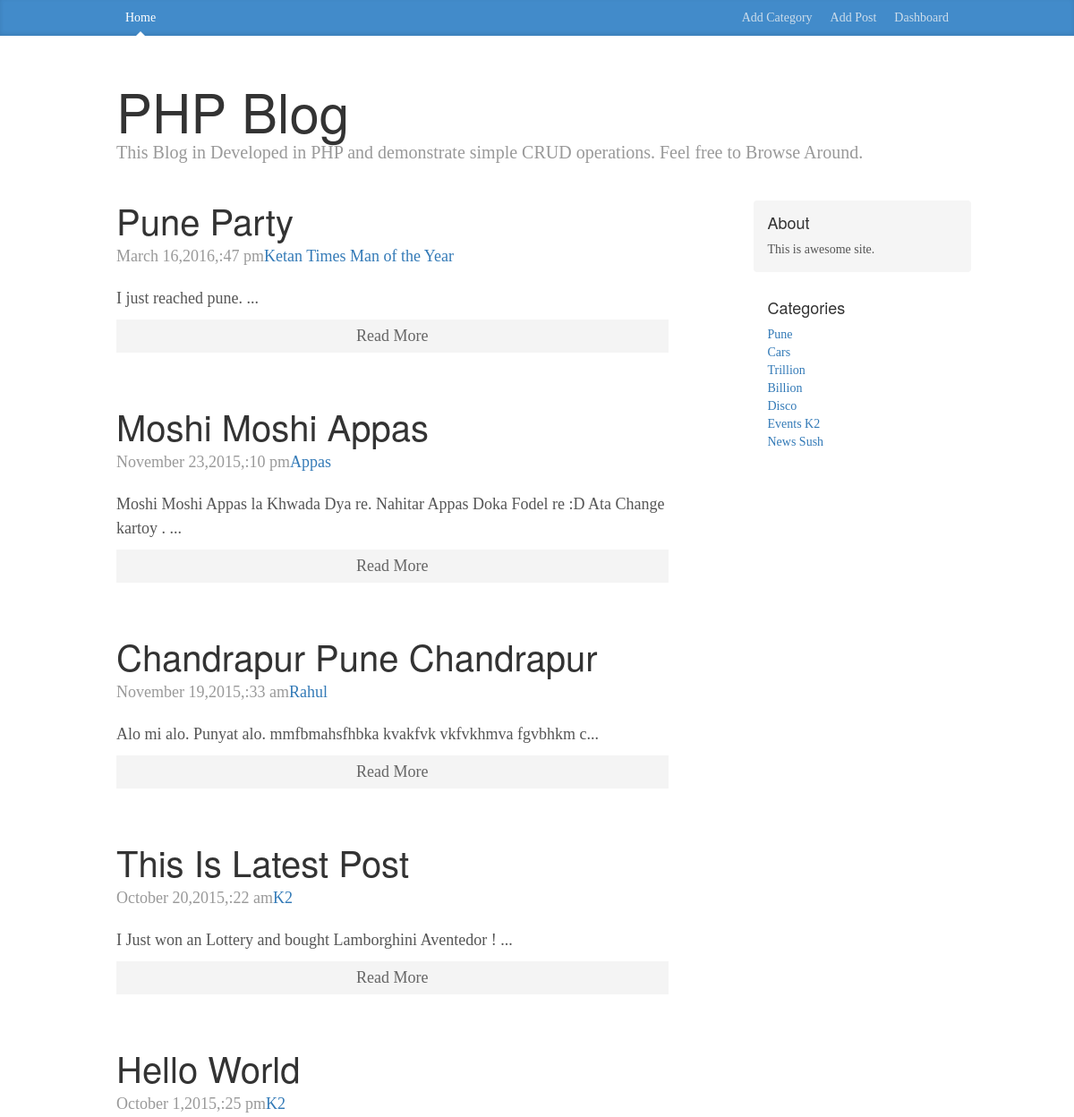
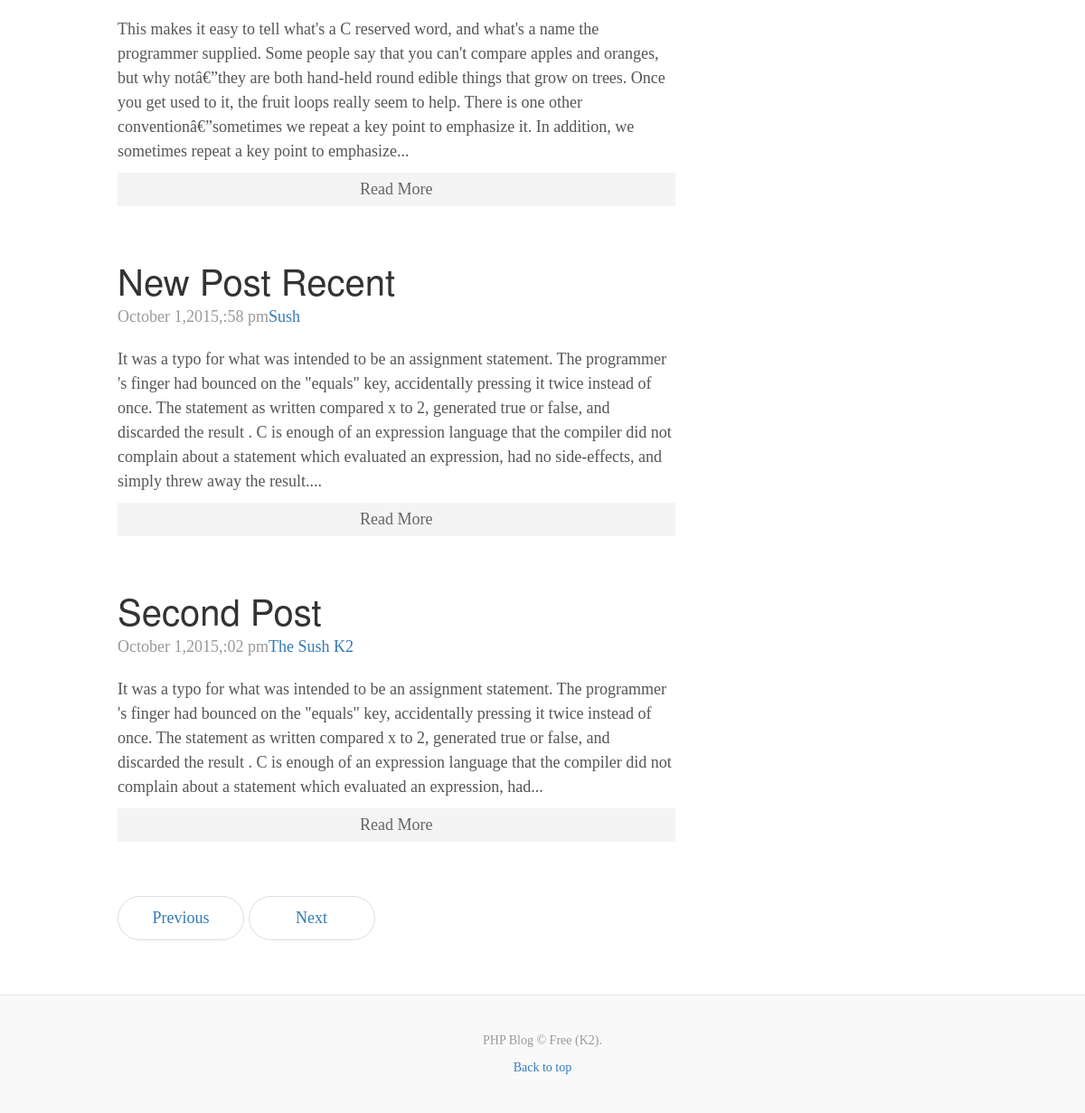
The page / on the database its author committed (2 pictures, top to bottom).
### tables this page shows
CREATE TABLE IF NOT EXISTS `posts` (
  `id` int(11) NOT NULL AUTO_INCREMENT,
  `category` int(11) NOT NULL,
  `title` varchar(255) NOT NULL,
  `body` text NOT NULL,
  `author` varchar(255) NOT NULL,
  `tags` varchar(255) NOT NULL,
  `date` timestamp NOT NULL DEFAULT CURRENT_TIMESTAMP,
  PRIMARY KEY (`id`)
);

CREATE TABLE IF NOT EXISTS `categories` (
  `id` int(11) NOT NULL AUTO_INCREMENT,
  `name` varchar(255) NOT NULL,
  PRIMARY KEY (`id`)
);

### libs/Database.php (called while the page is built, shortened)
<?php
class Database{
    public $host=DB_HOST;
    public $username=DB_USER;
    public $password=DB_PASS;
    public $db_name=DB_NAME;
    public $link;
    private function connect(){
            $this->link=new mysqli($this->host,$this->username,$this->password,$this->db_name);
        }
    public function select($query){
        $result = $this->link->query($query) or die($this->link->connect_error.__LINE__);
        if($result->num_rows>0){
            return $result;
        }
        else{
            return false;
        }
    }
}

### helpers/format_helper.php (called while the page is built)
<?php
    function formatDate($date){
        return date('F j,Y,:i a',strtotime($date));
    }
    function shortenText($text,$chars=450){
        $text= $text." ";
        $text = substr($text,0,$chars);
        $text = substr($text, 0, strrpos($text,' '));
        $text = $text."...";
        return $text;
    }

### config/config.php (called while the page is built, shortened)
<?php
$site_disc="This is awesome site.";
?>

### index.php (the view)
<?php include 'config/config.php'; ?>
<?php include 'libs/Database.php'; ?>
<?php include 'helpers/format_helper.php';?>
<?php include 'includes/header.php';?>
<?php
    $db = new Database();
    $query = "SELECT *FROM `posts` ORDER BY id DESC";
    $posts = $db->select($query);
    $query = "SELECT * FROM `categories` ORDER BY id DESC";
    $cats = $db->select($query);
    ?>
    <?php if($posts): ?>
      <div class="blog-header">
        <h1 class="blog-title">PHP Blog</h1>
        <p class="lead blog-description">This Blog in Developed in PHP and demonstrate simple CRUD operations. Feel free to Browse Around.</p>
      </div>
      <div class="row">
        <div class="col-sm-8 blog-main">
        <?php while($row=$posts->fetch_assoc()):?>
          <div class="blog-post">
            <h2 class="blog-post-title"><?php echo $row['title'];?></h2>
            <p class="blog-post-meta"><?php echo formatDate($row['date']) ;?><a href="#"><?php echo $row['author']; ?></a></p>
                <?php echo shortenText($row['body']);?>
            <a class="readmore" href="post.php?id=<?php  echo urlencode($row['id']);?>">Read More</a>
          </div>
        <?php endwhile;?>
          <nav>
            <ul class="pager">
              <li><a href="#">Previous</a></li>
              <li><a href="#">Next</a></li>
            </ul>
          </nav>
        </div>
           <div class="col-sm-3 col-sm-offset-1 blog-sidebar">
          <div class="sidebar-module sidebar-module-inset">
            <h4>About</h4>
          <p><?php echo $site_disc;?></p>
          </div>
          <div class="sidebar-module">
            <?php if($cats):?>
            <h4>Categories</h4>
            <ol class="list-unstyled">
            <?php while($row=$cats->fetch_assoc()): ?>
             <li><a href="posts.php?category=<?php echo $row['id'];?>"><?php echo $row['name'];?></a></li>
            <?php endwhile; ?>
            </ol>
            <?php else:?>
                <p>No Categories</p>
            <?php endif;?>
          </div>
        </div>
      </div>
      <?php else:?>
        <p>No posts.</p>
      <?php endif;?>
<?php include 'includes/footer.php';?>

### includes/header.php (shortened to what this page needs)
<!DOCTYPE html>
<html lang="en">
  <head>
    <link href="css/bootstrap.min.css" rel="stylesheet">
    <link href="css/blog.css" rel="stylesheet">
  </head>
  <body>
    <div class="blog-masthead">
      <div class="container">
        <nav class="blog-nav">
          <a class="blog-nav-item active" href="index.php">Home</a>
          <a class="blog-nav-item pull-right" href="admin/index.php">Dashboard</a>
          <a class="blog-nav-item pull-right" href="admin/add_posts.php">Add Post</a>
          <a class="blog-nav-item pull-right" href="admin/add_category.php">Add Category</a>
        </nav>
      </div>
    </div>
    <div class="container">

### includes/footer.php (shortened to what this page needs)
    </div>
    <footer class="blog-footer">
      <p>PHP Blog &copy; Free (K2).</p>
      <p>
        <a href="#">Back to top</a>
      </p>
    </footer>
</body>
</html>

### css/blog.css (style rules this page uses)
body { font-family: Georgia, "Times New Roman", Times, serif; color: #555; }
h1, .h1, h2, .h2, h3, .h3, h4, .h4, h5, .h5, h6, .h6 { margin-top: 0; font-family: "Helvetica Neue", Helvetica, Arial, sans-serif; font-weight: normal; color: #333; }
@media (min-width: 1200px) { .container { width: 970px; } }
.blog-masthead { background-color: #428bca; -webkit-box-shadow: inset 0 -2px 5px rgba(0,0,0,.1); box-shadow: inset 0 -2px 5px rgba(0,0,0,.1); }
.blog-nav-item { position: relative; display: inline-block; padding: 10px; font-weight: 500; color: #cdddeb; }
.blog-nav .active { color: #fff; }
.blog-nav .active:after { position: absolute; bottom: 0; left: 50%; width: 0; height: 0; margin-left: -5px; vertical-align: middle; content: " "; border-right: 5px solid transparent; border-bottom: 5px solid; border-left: 5px solid transparent; }
.blog-header { padding-top: 20px; padding-bottom: 20px; }
.blog-title { margin-top: 30px; margin-bottom: 0; font-size: 60px; font-weight: normal; }
.blog-description { font-size: 20px; color: #999; }
.blog-main { font-size: 18px; line-height: 1.5; }
.sidebar-module { padding: 15px; margin: 0 -15px 15px; }
.sidebar-module-inset { padding: 15px; background-color: #f5f5f5; border-radius: 4px; }
.sidebar-module-inset p:last-child, .sidebar-module-inset ul:last-child, .sidebar-module-inset ol:last-child { margin-bottom: 0; }
.pager { margin-bottom: 60px; text-align: left; }
.pager > li > a { width: 140px; padding: 10px 20px; text-align: center; border-radius: 30px; }
.blog-post { margin-bottom: 60px; }
.blog-post-title { margin-bottom: 5px; font-size: 40px; }
.blog-post-meta { margin-bottom: 20px; color: #999; }
.blog-footer { padding: 40px 0; color: #999; text-align: center; background-color: #f9f9f9; border-top: 1px solid #e5e5e5; }
.blog-footer p:last-child { margin-bottom: 0; }
.readmore { display: block; text-align: center; padding:5px; background: #f4f4f4; margin-top:10px; color:#666; }

### rows shown on the page
posts: title "Pune Party", date "March 16,2016,:47 pm", author "Ketan Times Man of the Year", body "I just reached pune. ..."
posts: title "Moshi Moshi Appas", date "November 23,2015,:10 pm", author "Appas", body "Moshi Moshi Appas la Khwada Dya re. Nahitar Appas Doka Fodel re :D Ata Change kartoy . ..."
posts: title "Chandrapur Pune Chandrapur", date "November 19,2015,:33 am", author "Rahul", body "Alo mi alo. Punyat alo. mmfbmahsfhbka kvakfvk vkfvkhmva fgvbhkm c..."
posts: title "This Is Latest Post", date "October 20,2015,:22 am", author "K2", body "I Just won an Lottery and bought Lamborghini Aventedor ! ..."
posts: title "Hello World", date "October 1,2015,:25 pm", author "K2", body "This makes it easy to tell what's a C reserved word, and what's a name the programmer supplied. Some people say that you can't compare apples and oranges, but why notâ€”they are both hand-held round edible things that grow on trees. Once you get used to it, the fruit loops really seem to help. There is one other conventionâ€”sometimes we repeat a key point to emphasize it. In addition, we sometimes repeat a key point to emphasize..."
posts: title "New Post Recent", date "October 1,2015,:58 pm", author "Sush", body "It was a typo for what was intended to be an assignment statement. The programmer 's finger had bounced on the \"equals\" key, accidentally pressing it twice instead of once. The statement as written compared x to 2, generated true or false, and discarded the result . C is enough of an expression language that the compiler did not complain about a statement which evaluated an expression, had no side-effects, and simply threw away the result...."
posts: title "Second Post", date "October 1,2015,:02 pm", author "The Sush K2", body "It was a typo for what was intended to be an assignment statement. The programmer 's finger had bounced on the \"equals\" key, accidentally pressing it twice instead of once. The statement as written compared x to 2, generated true or false, and discarded the result . C is enough of an expression language that the compiler did not complain about a statement which evaluated an expression, had..."
categories: name "Pune"
categories: name "Cars"
categories: name "Trillion"
categories: name "Billion"
categories: name "Disco"
categories: name "Events K2"
categories: name "News Sush"

### other values the page prints
$site_disc "This is awesome site."
